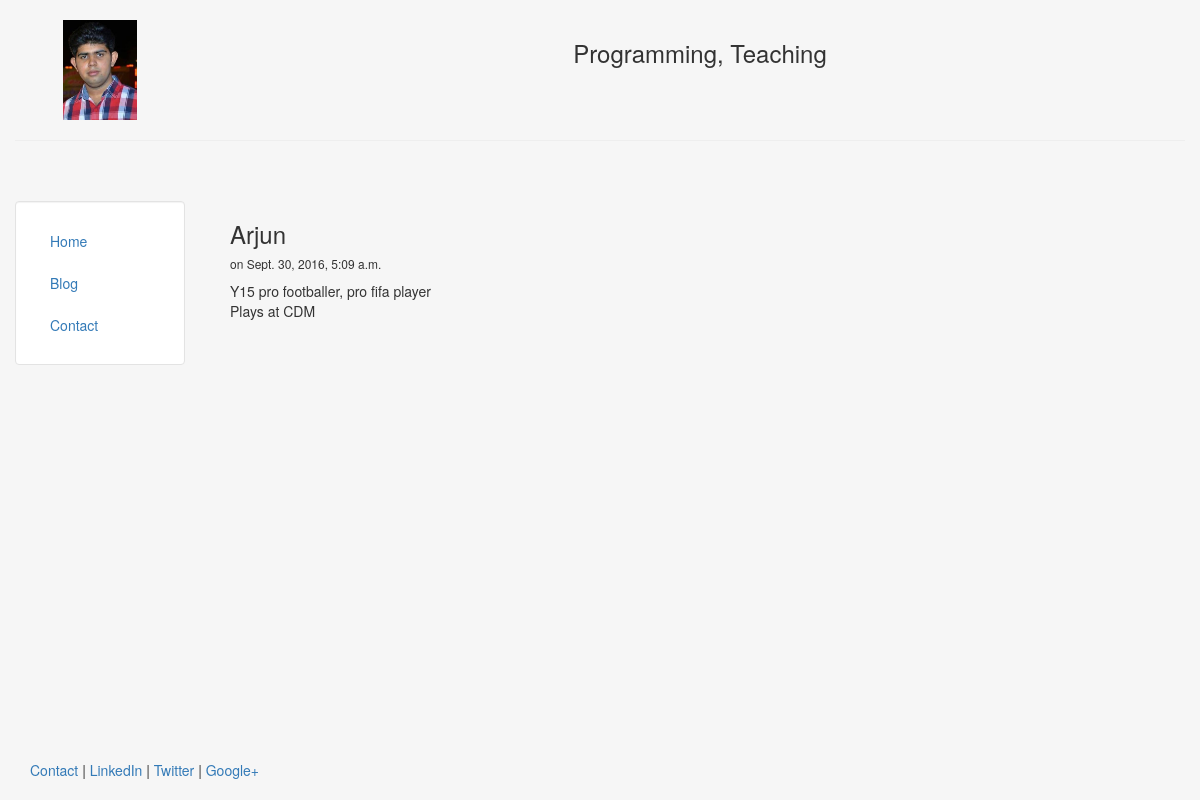
The app's page /blog/6 with its own data.
### blog/models.py (models this page shows, shortened)
class  Post(models.Model):
	title = models.CharField(max_length=140)
	body =	models.TextField()
	date = models.DateTimeField()

### blog/templates/blog/post.html
{% extends "personal/header.html" %}
{% block content %}
	<h3> {{post.title}}</h3>
	<h6>on {{post.date}}</h6>
	{{post.body|safe|linebreaks}}
{% endblock %}

### personal/templates/personal/header.html (style rules this page uses)
html, body { height:100% }

### records on screen
Post: title "Arjun", date "Sept. 30, 2016, 5:09 a.m.", body "Y15 pro footballer, pro fifa player Plays at CDM"
